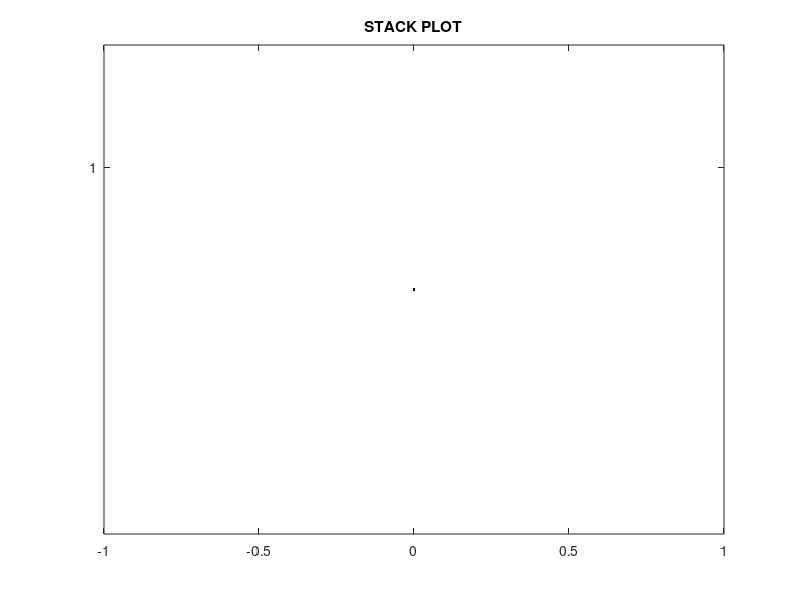

MATLAB code to generate this figure:
function h = stackplotsc(time,dat,chlabels,gap)
%function stackplotsc([time],dat,[chlabels],gap)
%
% Stackplot on a single axis
%
%function stackplotsc([time],dat,[chlabels],gap)

% Check input parameters
if (~exist('dat'))
    dat=time;
    time = [];
end;
if (isempty(time))
    time=[0:size(dat,1)-1];
end;
if (~exist('chlabels'))
    chlabels = [];
end;
if (~exist('gap','var'))
    gap = [];
end;

% Default channel names (numbers)
if (isempty(chlabels))
    chlabels = cell(size(dat,2));
    for k = (1:size(dat,2))
        chlabels{k} = num2str(k);
    end;
end;
if (isempty(gap))
    gap = 0;
end;

% Add offset to each data channel
if (range(dat(:,1))==0)
    dat(:,1) = zeros(size(dat(:,1)));
else
    dat(:,1) = dat(:,1) - nanmin(dat(:,1));
    dat(:,1) = dat(:,1)./nanmax(dat(:,1)) + gap;
end;
for ind=(2:size(dat,2))
    if (range(dat(:,ind))==0)
        dat(:,ind) = zeros(size(dat(:,ind)));
    else
        dat(:,ind) = dat(:,ind) - min(dat(:,ind));
        dat(:,ind) = dat(:,ind)./max(dat(:,ind)) + ind - 1 + ind*gap;
    end;
    pause(0);   % just in-case we need to break!
end;

% Stackplot
%stackplot(time,dat,chlabels);
h = plot(time,dat,'k');
axis('tight'); set(gca,'ytick',[]);
title('STACK PLOT');

% Add channel labels
set(gca,'YTick',(1+gap)*(1:size(dat,2))-0.5);
set(gca,'YTickLabel',chlabels);
